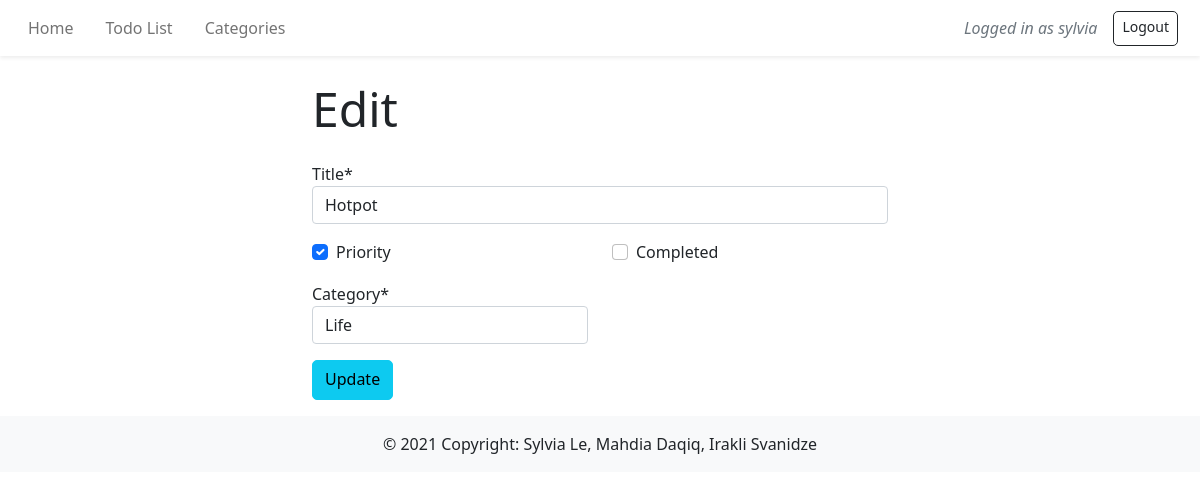
The app's page /todo/2/edit (signed in) with its own data.
### users/models.py (models this page shows)
class CustomUser(AbstractUser):
    email = models.EmailField()
    first_name = CharField(max_length=50)
    last_name = CharField(max_length=50)

### todos/models.py (models this page shows, shortened)
class Todos(models.Model):  #order matters this time so this is defined later
    title = models.CharField(max_length=255, default="")
    priority = BooleanField(default=False)
    completed = BooleanField(default=False)
    category = models.ForeignKey(
        Categories,
        on_delete=models.CASCADE,
        related_name='todos',
        default=''
    )
    owner = models.ForeignKey(
        get_user_model(),
        on_delete=models.CASCADE,
    )

### todos/views.py (the view)
# urls.py: path('todo/<int:pk>/edit', TodoEditView.as_view(), name='todo_edit'),
class TodoEditView(LoginRequiredMixin, UserPassesTestMixin, UpdateView):
    model = Todos
    fields = ('title', 'priority', 'completed', 'category')
    template_name = 'todo_edit.html'
    login_url = 'login'
    def test_func(self):
        obj = self.get_object()
        return obj.owner == self.request.user

### todos/models.py (called while the page is built)
    def __str__(self):
        return self.title

### templates/todo_edit.html (shortened to what this page needs)
{% extends 'base.html' %}
{% load static %}
{% load crispy_forms_tags %}
{% block content %}
    <div class="container w-50">
        <h3 class='my-4'>Edit</h3>
            <form action="" method="post">
                {{ form.title|as_crispy_field }}
                <div class="row">
                    <div class="form-group col-md-6 my-3">
                        {{ form.priority|as_crispy_field }}
                    </div>
                    <div class="form-group col-md-6 my-3">
                        {{ form.completed|as_crispy_field }}
                    </div>
                </div>
                <div class="row">
                    <div class="form-group col-md-6">
                        {{ form.category|as_crispy_field }}
                    </div>
                </div>
            <button class="btn btn-info my-3" type="submit">Update</button>
        </form>
    </div>
{% endblock content %}

### templates/base.html (shortened to what this page needs)
{% load static %}
<!doctype html>
<html lang="en">
    <head>
        <link href="https://cdn.jsdelivr.net/npm/bootstrap@5.0.0/dist/css/bootstrap.min.css" rel="stylesheet">
        <link rel="stylesheet" href="https://cdnjs.cloudflare.com/ajax/libs/font-awesome/5.15.3/css/all.min.css" />
        <link rel="stylesheet" href="{% static 'css/style.css' %}?{% now "U" %}" >
    </head>
    <body>
        <nav class="navbar navbar-expand-lg navbar-light shadow-sm">
            <div class="container-fluid">
            <div class="collapse navbar-collapse" id="navbarMenu">
                <ul class="navbar-nav mb-2 mb-lg-0">
                  <li class="nav-item px-2">
                    <a href="{% url 'home' %}" class="nav-link">Home</a>
                    </li>
                    <li class="nav-item px-2">
                        <a href="{% url 'todo_list' %}" class="nav-link">Todo List</a>
                    </li>
                    <li class="nav-item px-2">
                        <a href="{% url 'cate_list' %}" class="nav-link">Categories</a>
                    </li>
                </ul>
            </div>
            {% if user.is_authenticated %}
                <p class='text-muted text-end my-0 nav-item fst-italic mx-3 d-none d-md-block'>Logged in as {{ user.username }}</p>
                <a class='btn btn-outline-dark btn-sm text-end my-0 nav-item' href="{% url 'logout' %}">Logout</a>
            {% endif %}
            </div>
        </nav>
            {% block content %}
            {% endblock content %}
        <footer class="bg-light text-center text-lg-start">
            <div class="text-center p-3">
              © 2021 Copyright:
              <span class="text-dark">Sylvia Le, Mahdia Daqiq, Irakli Svanidze</span>
            </div>
          </footer>
    </body>
</html>

### static/css/style.css (style rules this page uses)
body, html { min-height: 100vh; height: 100%; }
h3 { font-size: 3rem; font-weight: 400; }
.btn { border-radius: 5px; padding-bottom: 8px; margin-top: 1.5rem; margin-right: 10px }

### records on screen
CustomUser: username "sylvia"
Todos: title "Hotpot", priority "☑", category "Life"
